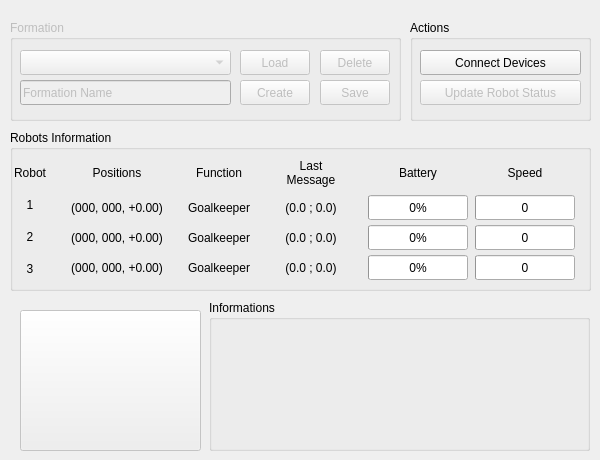
     <widget class="QWidget" name="tabPlay">
      <attribute name="icon">
       <iconset resource="icons.qrc">
        <normaloff>:/Icons/Imgs/devil_sad.png</normaloff>:/Icons/Imgs/devil_sad.png</iconset>
      </attribute>
      <attribute name="title">
       <string>Play</string>
      </attribute>
      <widget class="QPushButton" name="pushButtonPlayStart">
       <property name="enabled">
        <bool>false</bool>
       </property>
       <property name="geometry">
        <rect>
         <x>20</x>
         <y>310</y>
         <width>181</width>
         <height>141</height>
        </rect>
       </property>
       <property name="cursor">
        <cursorShape>ClosedHandCursor</cursorShape>
       </property>
       <property name="text">
        <string/>
       </property>
       <property name="icon">
        <iconset>
         <normaloff>Imgs/Play.png</normaloff>Imgs/Play.png</iconset>
       </property>
       <property name="iconSize">
        <size>
         <width>72</width>
         <height>72</height>
        </size>
       </property>
      </widget>
      <widget class="QGroupBox" name="groupBoxPlayRobotStatus">
       <property name="geometry">
        <rect>
         <x>410</x>
         <y>20</y>
         <width>181</width>
         <height>101</height>
        </rect>
       </property>
       <property name="maximumSize">
        <size>
         <width>240</width>
         <height>150</height>
        </size>
       </property>
       <property name="title">
        <string>Actions</string>
       </property>
       <widget class="QPushButton" name="pushButtonPlayRobotStatusRobotUpdate">
        <property name="enabled">
         <bool>false</bool>
        </property>
        <property name="geometry">
         <rect>
          <x>10</x>
          <y>60</y>
          <width>161</width>
          <height>25</height>
         </rect>
        </property>
        <property name="minimumSize">
         <size>
          <width>80</width>
          <height>25</height>
         </size>
        </property>
        <property name="text">
         <string>Update Robot Status</string>
        </property>
       </widget>
       <widget class="QPushButton" name="pushButtonPlayConnect">
        <property name="geometry">
         <rect>
          <x>10</x>
          <y>30</y>
          <width>161</width>
          <height>25</height>
         </rect>
        </property>
        <property name="minimumSize">
         <size>
          <width>80</width>
          <height>25</height>
         </size>
        </property>
        <property name="text">
         <string>Connect Devices</string>
        </property>
       </widget>
      </widget>
      <widget class="QGroupBox" name="groupBoxPlayInfos">
       <property name="geometry">
        <rect>
         <x>209</x>
         <y>300</y>
         <width>381</width>
         <height>151</height>
        </rect>
       </property>
       <property name="minimumSize">
        <size>
         <width>190</width>
         <height>130</height>
        </size>
       </property>
       <property name="maximumSize">
        <size>
         <width>16776949</width>
         <height>16777215</height>
        </size>
       </property>
       <property name="title">
        <string>Informations</string>
       </property>
      </widget>
      <widget class="QGroupBox" name="groupBoxStrategyFormation">
       <property name="enabled">
        <bool>false</bool>
       </property>
       <property name="geometry">
        <rect>
         <x>10</x>
         <y>20</y>
         <width>391</width>
         <height>101</height>
        </rect>
       </property>
       <property name="title">
        <string>Formation</string>
       </property>
       <widget class="QComboBox" name="comboBoxStrategyFormationLoadStrategy">
        <property name="geometry">
         <rect>
          <x>10</x>
          <y>30</y>
          <width>211</width>
          <height>25</height>
         </rect>
        </property>
        <property name="minimumSize">
         <size>
          <width>100</width>
          <height>25</height>
         </size>
        </property>
        <property name="maximumSize">
         <size>
          <width>240</width>
          <height>25</height>
         </size>
        </property>
       </widget>
       <widget class="QPushButton" name="pushButtonStrategyFormationDelete">
        <property name="geometry">
         <rect>
          <x>310</x>
          <y>30</y>
          <width>70</width>
          <height>25</height>
         </rect>
        </property>
        <property name="minimumSize">
         <size>
          <width>70</width>
          <height>25</height>
         </size>
        </property>
        <property name="maximumSize">
         <size>
          <width>70</width>
          <height>25</height>
         </size>
        </property>
        <property name="text">
         <string>Delete</string>
        </property>
       </widget>
       <widget class="QPushButton" name="pushButtonStrategyFormationLoad">
        <property name="geometry">
         <rect>
          <x>230</x>
          <y>30</y>
          <width>70</width>
          <height>25</height>
         </rect>
        </property>
        <property name="minimumSize">
         <size>
          <width>70</width>
          <height>25</height>
         </size>
        </property>
        <property name="maximumSize">
         <size>
          <width>70</width>
          <height>25</height>
         </size>
        </property>
        <property name="text">
         <string>Load</string>
        </property>
       </widget>
       <widget class="QLineEdit" name="lineEditStrategyFormationNewStrategy">
        <property name="geometry">
         <rect>
          <x>10</x>
          <y>60</y>
          <width>211</width>
          <height>25</height>
         </rect>
        </property>
        <property name="minimumSize">
         <size>
          <width>100</width>
          <height>0</height>
         </size>
        </property>
        <property name="maximumSize">
         <size>
          <width>240</width>
          <height>16777215</height>
         </size>
        </property>
        <property name="text">
         <string>Formation Name</string>
        </property>
       </widget>
       <widget class="QPushButton" name="pushButtonStrategyFormationSave">
        <property name="geometry">
         <rect>
          <x>310</x>
          <y>60</y>
          <width>70</width>
          <height>25</height>
         </rect>
        </property>
        <property name="minimumSize">
         <size>
          <width>70</width>
          <height>25</height>
         </size>
        </property>
        <property name="maximumSize">
         <size>
          <width>70</width>
          <height>25</height>
         </size>
        </property>
        <property name="text">
         <string>Save</string>
        </property>
       </widget>
       <widget class="QPushButton" name="pushButtonStrategyFormationCreate">
        <property name="geometry">
         <rect>
          <x>230</x>
          <y>60</y>
          <width>70</width>
          <height>25</height>
         </rect>
        </property>
        <property name="minimumSize">
         <size>
          <width>70</width>
          <height>25</height>
         </size>
        </property>
        <property name="maximumSize">
         <size>
          <width>70</width>
          <height>25</height>
         </size>
        </property>
        <property name="text">
         <string>Create</string>
        </property>
       </widget>
      </widget>
      <widget class="QGroupBox" name="groupBoxPlayLastMessage">
       <property name="enabled">
        <bool>true</bool>
       </property>
       <property name="geometry">
        <rect>
         <x>10</x>
         <y>130</y>
         <width>581</width>
         <height>161</height>
        </rect>
       </property>
       <property name="sizePolicy">
        <sizepolicy hsizetype="Preferred" vsizetype="Preferred">
         <horstretch>0</horstretch>
         <verstretch>0</verstretch>
        </sizepolicy>
       </property>
       <property name="minimumSize">
        <size>
         <width>210</width>
         <height>120</height>
        </size>
       </property>
       <property name="title">
        <string>Robots Information</string>
       </property>
       <widget class="QWidget" name="layoutWidget">
        <property name="geometry">
         <rect>
          <x>0</x>
          <y>20</y>
          <width>571</width>
          <height>135</height>
         </rect>
        </property>
        <layout class="QHBoxLayout" name="horizontalLayout_7">
         <property name="spacing">
          <number>7</number>
         </property>
         <item>
          <layout class="QVBoxLayout" name="verticalLayout">
           <item>
            <widget class="QLabel" name="labelPlayLastMessageRobot_2">
             <property name="minimumSize">
              <size>
               <width>40</width>
               <height>35</height>
              </size>
             </property>
             <property name="maximumSize">
              <size>
               <width>40</width>
               <height>25</height>
              </size>
             </property>
             <property name="text">
              <string>Robot</string>
             </property>
             <property name="alignment">
              <set>Qt::AlignCenter</set>
             </property>
            </widget>
           </item>
           <item>
            <widget class="QLabel" name="labelPlayLastMessageRobot1Fixed">
             <property name="minimumSize">
              <size>
               <width>40</width>
               <height>25</height>
              </size>
             </property>
             <property name="maximumSize">
              <size>
               <width>40</width>
               <height>25</height>
              </size>
             </property>
             <property name="text">
              <string>1</string>
             </property>
             <property name="alignment">
              <set>Qt::AlignCenter</set>
             </property>
            </widget>
           </item>
           <item>
            <widget class="QLabel" name="labelPlayLastMessageRobot2Fixed">
             <property name="minimumSize">
              <size>
               <width>40</width>
               <height>25</height>
              </size>
             </property>
             <property name="maximumSize">
              <size>
               <width>40</width>
               <height>25</height>
              </size>
             </property>
             <property name="text">
              <string>2</string>
             </property>
             <property name="alignment">
              <set>Qt::AlignCenter</set>
             </property>
            </widget>
           </item>
           <item>
            <widget class="QLabel" name="labelPlayLastMessageRobot3Fixed">
             <property name="minimumSize">
              <size>
               <width>40</width>
               <height>25</height>
              </size>
             </property>
             <property name="maximumSize">
              <size>
               <width>40</width>
               <height>25</height>
              </size>
             </property>
             <property name="text">
              <string>3</string>
             </property>
             <property name="alignment">
              <set>Qt::AlignCenter</set>
             </property>
            </widget>
           </item>
          </layout>
         </item>
         <item>
          <layout class="QVBoxLayout" name="verticalLayout_2">
           <property name="spacing">
            <number>0</number>
           </property>
           <item>
            <widget class="QLabel" name="labelPlayPositionsRobot">
             <property name="minimumSize">
              <size>
               <width>120</width>
               <height>35</height>
              </size>
             </property>
             <property name="maximumSize">
              <size>
               <width>100</width>
               <height>35</height>
              </size>
             </property>
             <property name="text">
              <string>Positions</string>
             </property>
             <property name="alignment">
              <set>Qt::AlignCenter</set>
             </property>
            </widget>
           </item>
           <item>
            <widget class="QLabel" name="labelPlayPositionsRobot1">
             <property name="minimumSize">
              <size>
               <width>120</width>
               <height>25</height>
              </size>
             </property>
             <property name="maximumSize">
              <size>
               <width>100</width>
               <height>25</height>
              </size>
             </property>
             <property name="text">
              <string>(000, 000, +0.00)</string>
             </property>
             <property name="alignment">
              <set>Qt::AlignCenter</set>
             </property>
            </widget>
           </item>
           <item>
            <widget class="QLabel" name="labelPlayPositionsRobot2">
             <property name="minimumSize">
              <size>
               <width>120</width>
               <height>25</height>
              </size>
             </property>
             <property name="maximumSize">
              <size>
               <width>100</width>
               <height>25</height>
              </size>
             </property>
             <property name="text">
              <string>(000, 000, +0.00)</string>
             </property>
             <property name="alignment">
              <set>Qt::AlignCenter</set>
             </property>
            </widget>
           </item>
           <item>
            <widget class="QLabel" name="labelPlayPositionsRobot3">
             <property name="minimumSize">
              <size>
               <width>120</width>
               <height>25</height>
              </size>
             </property>
             <property name="maximumSize">
              <size>
               <width>100</width>
               <height>25</height>
              </size>
             </property>
             <property name="text">
              <string>(000, 000, +0.00)</string>
             </property>
             <property name="alignment">
              <set>Qt::AlignCenter</set>
             </property>
            </widget>
           </item>
          </layout>
         </item>
         <item>
          <layout class="QVBoxLayout" name="verticalLayout_3">
           <property name="spacing">
            <number>0</number>
           </property>
           <item>
            <widget class="QLabel" name="labelPlayRobotFunctions">
             <property name="minimumSize">
              <size>
               <width>70</width>
               <height>35</height>
              </size>
             </property>
             <property name="maximumSize">
              <size>
               <width>70</width>
               <height>35</height>
              </size>
             </property>
             <property name="text">
              <string>Function</string>
             </property>
             <property name="alignment">
              <set>Qt::AlignCenter</set>
             </property>
            </widget>
           </item>
           <item>
            <widget class="QLabel" name="labelPlayRobotFunctionsRobot1Function">
             <property name="minimumSize">
              <size>
               <width>70</width>
               <height>25</height>
              </size>
             </property>
             <property name="maximumSize">
              <size>
               <width>70</width>
               <height>25</height>
              </size>
             </property>
             <property name="text">
              <string>Goalkeeper</string>
             </property>
             <property name="alignment">
              <set>Qt::AlignCenter</set>
             </property>
            </widget>
           </item>
           <item>
            <widget class="QLabel" name="labelPlayRobotFunctionsRobot2Function">
             <property name="minimumSize">
              <size>
               <width>70</width>
               <height>25</height>
              </size>
             </property>
             <property name="maximumSize">
              <size>
               <width>70</width>
               <height>25</height>
              </size>
             </property>
             <property name="text">
              <string>Goalkeeper</string>
             </property>
             <property name="alignment">
              <set>Qt::AlignCenter</set>
             </property>
            </widget>
           </item>
           <item>
            <widget class="QLabel" name="labelPlayRobotFunctionsRobot3Function">
             <property name="minimumSize">
              <size>
               <width>70</width>
               <height>25</height>
              </size>
             </property>
             <property name="maximumSize">
              <size>
               <width>70</width>
               <height>25</height>
              </size>
             </property>
             <property name="text">
              <string>Goalkeeper</string>
             </property>
             <property name="alignment">
              <set>Qt::AlignCenter</set>
             </property>
            </widget>
           </item>
          </layout>
         </item>
         <item>
          <layout class="QVBoxLayout" name="verticalLayout_4">
           <property name="spacing">
            <number>0</number>
           </property>
           <item>
            <widget class="QLabel" name="labelPlayLastMessageRobot">
             <property name="minimumSize">
              <size>
               <width>100</width>
               <height>35</height>
              </size>
             </property>
             <property name="maximumSize">
              <size>
               <width>80</width>
               <height>35</height>
              </size>
             </property>
             <property name="text">
              <string>Last
Message</string>
             </property>
             <property name="alignment">
              <set>Qt::AlignCenter</set>
             </property>
            </widget>
           </item>
           <item>
            <widget class="QLabel" name="labelPlayLastMessageRobot1">
             <property name="minimumSize">
              <size>
               <width>100</width>
               <height>25</height>
              </size>
             </property>
             <property name="maximumSize">
              <size>
               <width>80</width>
               <height>25</height>
              </size>
             </property>
             <property name="text">
              <string>(0.0 ; 0.0)</string>
             </property>
             <property name="alignment">
              <set>Qt::AlignCenter</set>
             </property>
            </widget>
           </item>
           <item>
            <widget class="QLabel" name="labelPlayLastMessageRobot2">
             <property name="minimumSize">
              <size>
               <width>100</width>
               <height>25</height>
              </size>
             </property>
             <property name="maximumSize">
              <size>
               <width>80</width>
               <height>25</height>
              </size>
             </property>
             <property name="text">
              <string>(0.0 ; 0.0)</string>
             </property>
             <property name="alignment">
              <set>Qt::AlignCenter</set>
             </property>
            </widget>
           </item>
           <item>
            <widget class="QLabel" name="labelPlayLastMessageRobot3">
             <property name="minimumSize">
              <size>
               <width>100</width>
               <height>25</height>
              </size>
             </property>
             <property name="maximumSize">
              <size>
               <width>80</width>
               <height>25</height>
              </size>
             </property>
             <property name="text">
              <string>(0.0 ; 0.0)</string>
             </property>
             <property name="alignment">
              <set>Qt::AlignCenter</set>
             </property>
            </widget>
           </item>
          </layout>
         </item>
         <item>
          <layout class="QVBoxLayout" name="verticalLayout_7">
           <property name="spacing">
            <number>0</number>
           </property>
           <item>
            <widget class="QLabel" name="labelPlayRobotStatus">
             <property name="minimumSize">
              <size>
               <width>50</width>
               <height>35</height>
              </size>
             </property>
             <property name="maximumSize">
              <size>
               <width>100</width>
               <height>35</height>
              </size>
             </property>
             <property name="text">
              <string>Battery</string>
             </property>
             <property name="alignment">
              <set>Qt::AlignCenter</set>
             </property>
            </widget>
           </item>
           <item>
            <widget class="QProgressBar" name="progressBarPlayRobotStatusRobotA">
             <property name="minimumSize">
              <size>
               <width>50</width>
               <height>25</height>
              </size>
             </property>
             <property name="maximumSize">
              <size>
               <width>100</width>
               <height>25</height>
              </size>
             </property>
             <property name="value">
              <number>0</number>
             </property>
            </widget>
           </item>
           <item>
            <widget class="QProgressBar" name="progressBarPlayRobotStatusRobotB">
             <property name="minimumSize">
              <size>
               <width>50</width>
               <height>25</height>
              </size>
             </property>
             <property name="maximumSize">
              <size>
               <width>100</width>
               <height>25</height>
              </size>
             </property>
             <property name="value">
              <number>0</number>
             </property>
            </widget>
           </item>
           <item>
            <widget class="QProgressBar" name="progressBarPlayRobotStatusRobotC">
             <property name="minimumSize">
              <size>
               <width>50</width>
               <height>25</height>
              </size>
             </property>
             <property name="maximumSize">
              <size>
               <width>100</width>
               <height>25</height>
              </size>
             </property>
             <property name="value">
              <number>0</number>
             </property>
            </widget>
           </item>
          </layout>
         </item>
         <item>
          <layout class="QVBoxLayout" name="verticalLayout_8">
           <property name="spacing">
            <number>0</number>
           </property>
           <item>
            <widget class="QLabel" name="labelPlayRobotSpeed">
             <property name="minimumSize">
              <size>
               <width>50</width>
               <height>35</height>
              </size>
             </property>
             <property name="maximumSize">
              <size>
               <width>100</width>
               <height>35</height>
              </size>
             </property>
             <property name="text">
              <string>Speed</string>
             </property>
             <property name="alignment">
              <set>Qt::AlignCenter</set>
             </property>
            </widget>
           </item>
           <item>
            <widget class="QProgressBar" name="progressBarPlaySpeedRobot1">
             <property name="minimumSize">
              <size>
               <width>50</width>
               <height>25</height>
              </size>
             </property>
             <property name="maximumSize">
              <size>
               <width>100</width>
               <height>25</height>
              </size>
             </property>
             <property name="maximum">
              <number>140</number>
             </property>
             <property name="value">
              <number>0</number>
             </property>
             <property name="format">
              <string>%v</string>
             </property>
            </widget>
           </item>
           <item>
            <widget class="QProgressBar" name="progressBarPlaySpeedRobot2">
             <property name="minimumSize">
              <size>
               <width>50</width>
               <height>25</height>
              </size>
             </property>
             <property name="maximumSize">
              <size>
               <width>100</width>
               <height>25</height>
              </size>
             </property>
             <property name="maximum">
              <number>140</number>
             </property>
             <property name="value">
              <number>0</number>
             </property>
             <property name="format">
              <string>%v</string>
             </property>
            </widget>
           </item>
           <item>
            <widget class="QProgressBar" name="progressBarPlaySpeedRobot3">
             <property name="minimumSize">
              <size>
               <width>50</width>
               <height>25</height>
              </size>
             </property>
             <property name="maximumSize">
              <size>
               <width>100</width>
               <height>25</height>
              </size>
             </property>
             <property name="maximum">
              <number>140</number>
             </property>
             <property name="value">
              <number>0</number>
             </property>
             <property name="format">
              <string>%v</string>
             </property>
            </widget>
           </item>
          </layout>
         </item>
        </layout>
       </widget>
      </widget>
     </widget>
